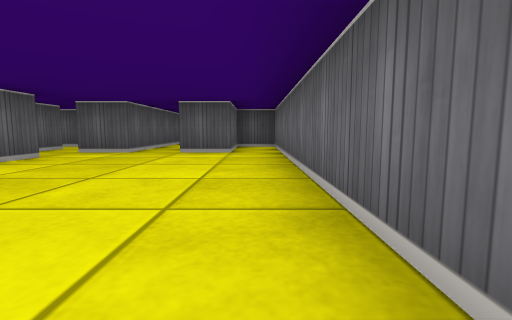
View 1 (above)

21 first-person views from a walk through a cub3D level. The camera is about half as high as the walls, tilts 6° down and sees 85° across. The floor is counted in squares. Each view is taken from the middle of a square. On the plan, view 1 faces up. The plan holds only what a view shows up to about 9 squares ahead; the rest is blank.

View 2
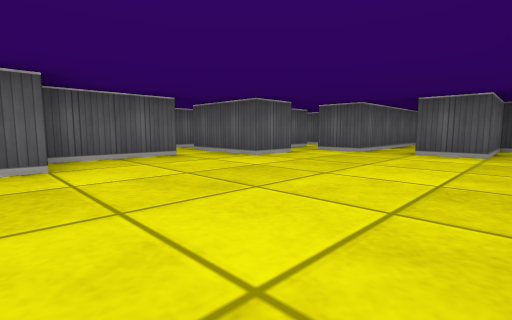

View 3
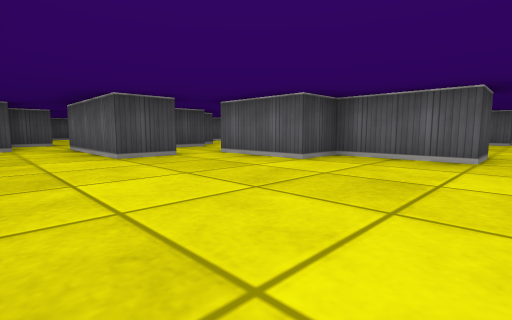

View 4
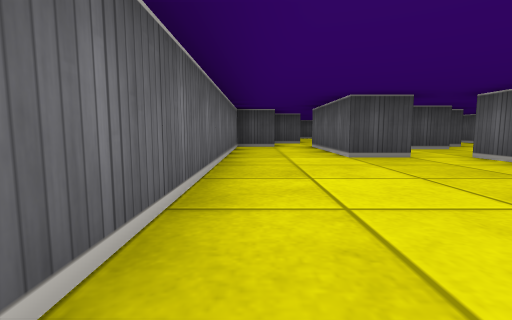

View 5
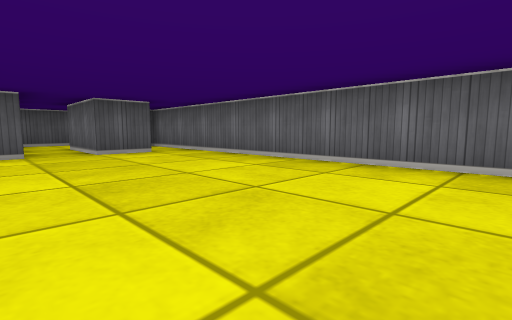

View 6
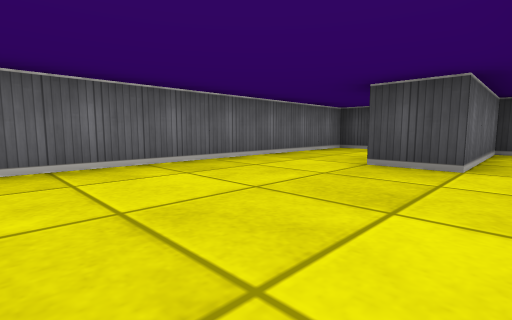

View 7
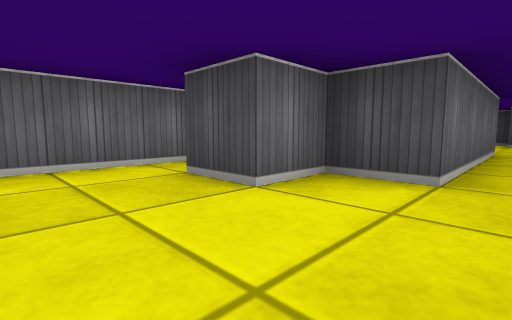

View 8
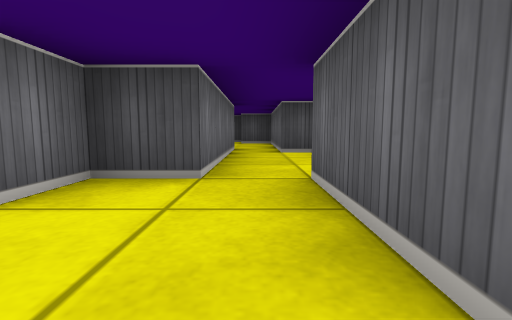

View 9
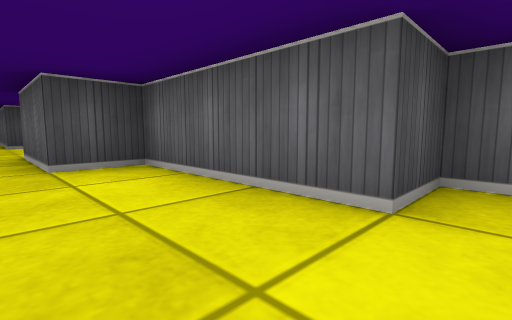

View 10
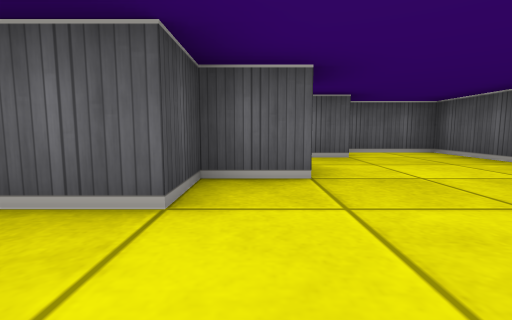

View 11
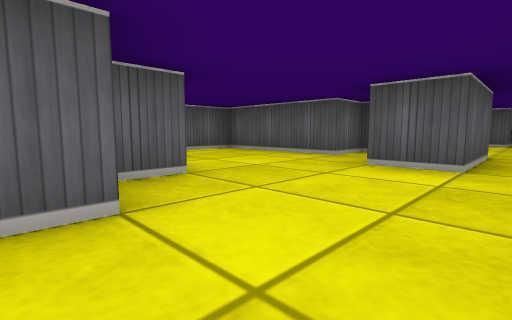

View 12
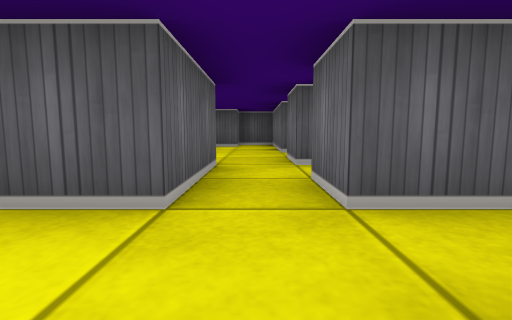

View 13
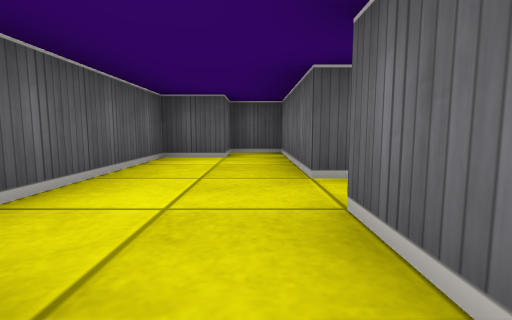

View 14
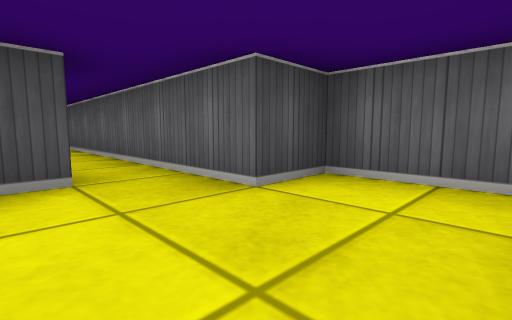

View 15
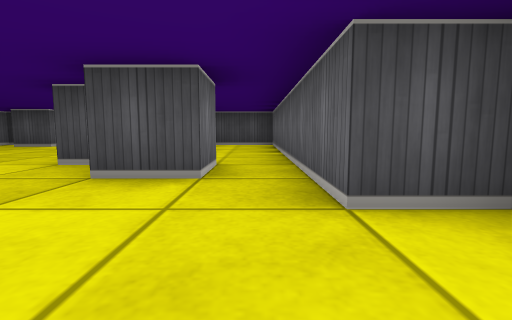

View 16
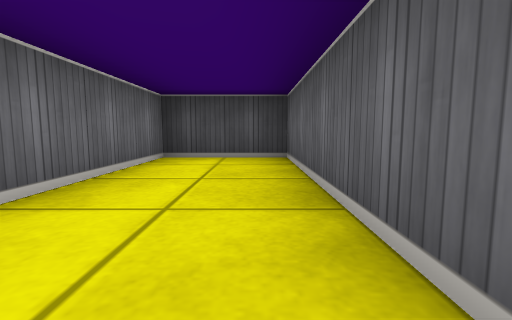

View 17
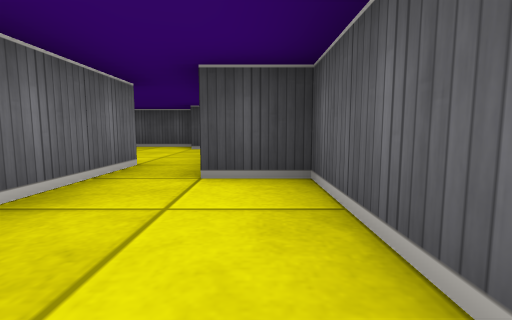

View 18
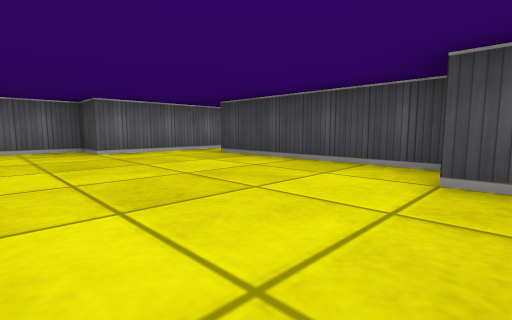

View 19
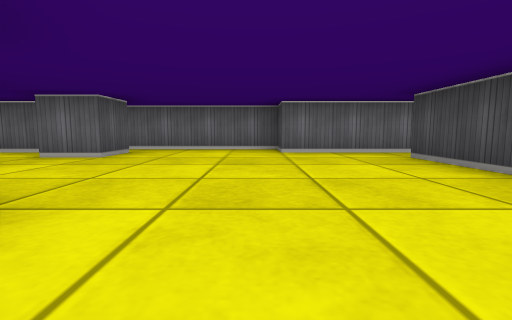

View 20
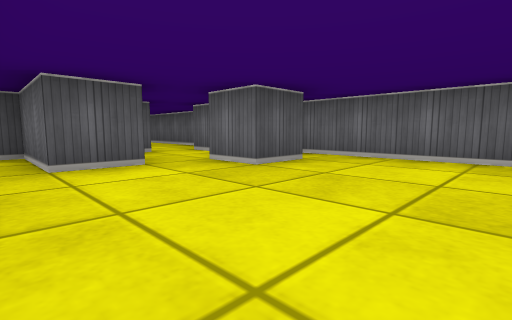

View 21
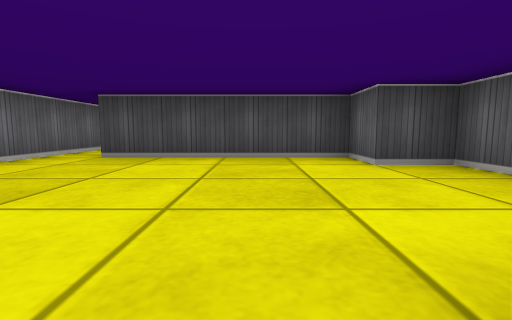

### Floor plan
Points are (right, up) in squares from view 1. A wall is a line through its corners. A room is listed if a view was taken in it or the views show most of it. See-through windows are left out.
Room 1 (views 1, 2, 3, 4, 5, 6)
walls: (-5.5, 2.5) (-4.5, 2.5) (-4.5, 0.5) (-3.5, 0.5) (-3.5, -1.5); (-3.5, 4.6) (-3.5, 3.5) (-5.5, 3.5); (-2.5, 5.5) (-3.5, 5.5); (-4.5, -3.5) (-3.5, -3.5); (-2.5, -4.5) (-2.5, -1.5) (-1.5, -1.5) (-1.5, -4.5); (-0.5, -4.5) (0.5, -4.5) (0.5, 7.5) (-0.5, 7.5) (-0.5, 5.5) (-1.5, 5.5)
ways out: opening at (-5, 3) to room 2; opening at (-4, -2.5) to room 2; opening at (-3, 5) to room 3; opening at (-1, -4) to room 5; opening at (-2, 6)
Room 2 (views 7, 8, 9, 10, 11, 12, 14, 15, 16)
walls: (-9.5, 0.5) (-9.5, 1.5) (-8.5, 1.5) (-8.5, 0.5) (-7.5, 0.5) (-7.5, -2.5) (-6.5, -2.5) (-6.5, -4.5); (-6.5, 3.5) (-7.5, 3.5); (-8.5, 4.5) (-11.5, 4.5) (-11.5, 2.5) (-10.5, 2.5) (-10.5, -0.5); (-5.5, -4.5) (-4.5, -4.5) (-4.5, -3.5)
ways out: opening at (-5, 3) to room 1; opening at (-4, -2.5) to room 1; opening at (-6, 4) to room 3; opening at (-6, -4) to room 4; opening at (-10, 0) to room 6
Room 3 (view 13)
walls: (-4.8, 7.5) (-5.5, 7.5) (-5.5, 10.5) (-6.5, 10.5) (-6.5, 9.5) (-7.5, 9.5) (-7.5, 6.5); (-4.5, 6.6) (-4.5, 5.8); (-6.5, 5.5) (-6.5, 3.5); (-5.5, 5.5) (-5.5, 6.5); (-5.5, 3.5) (-5.5, 4.5)
ways out: opening at (-3, 5) to room 1; opening at (-6, 4) to room 2
Room 4 (view 17)
walls: (-7.5, -5.5) (-7.5, -7.5) (-6.5, -7.5) (-6.5, -8.5); (-5.5, -8.5) (-5.5, -4.5)
ways out: opening at (-6, -4) to room 2; opening at (-6, -9) to room 5
Room 5 (views 18, 19, 20, 21)
walls: (-2.4, -6.5) (-3.5, -6.5) (-3.5, -4.5) (-3.9, -4.5); (-0.5, -7.5) (-1.5, -7.5) (-1.5, -6.5) (-0.6, -6.5); (-6.5, -8.5) (-6.5, -11.5) (-5.5, -11.5) (-5.5, -12.5) (-1.5, -12.5); (-0.5, -5.8) (-0.5, -4.5); (-0.5, -13.4) (-0.5, -10.5) (0.5, -10.5) (0.5, -6.8)
ways out: opening at (-1, -4) to room 1; opening at (-6, -9) to room 4; opening at (-1, -14)
Room 6 (no view inside)
walls: (-10.5, -0.5) (-10.5, -4.5) (-8.5, -4.5) (-8.5, -1.5)
ways out: opening at (-10, 0) to room 2

Where each view was taken, in squares from view 1:
view 1: 0 up, 0 right, facing up
view 2: 0 up, 0 right, facing up-left
view 3: 3 up, 0 right, facing down-left
view 4: 3 up, 0 right, facing down
view 5: 0 up, 3 left, facing up-right
view 6: 2 up, 3 left, facing down-right
view 7: 2 down, 6 left, facing down-right
view 8: 2 down, 6 left, facing down
view 9: 1 up, 6 left, facing down-left
view 10: 1 up, 6 left, facing left
view 11: 0 up, 6 left, facing up-left
view 12: 2 up, 6 left, facing up
view 13: 5 up, 6 left, facing up
view 14: 4 up, 9 left, facing down-left
view 15: 4 up, 10 left, facing down
view 16: 0 up, 10 left, facing down
view 17: 5 down, 7 left, facing down
view 18: 9 down, 6 left, facing down-right
view 19: 10 down, 6 left, facing right
view 20: 10 down, 4 left, facing up-right
view 21: 8 down, 4 left, facing down
